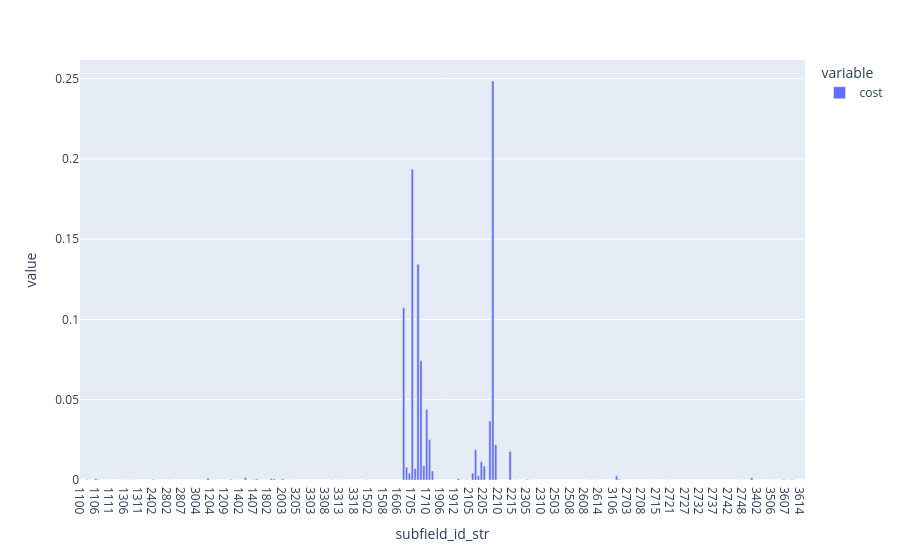

This figure's notebook cell:
### Code cell
px.bar(df_cost_leaves, x="subfield_id_str", y=["cost"], hover_name="subfield_name", barmode="group")

### Figure 1 — Plotly figure (JSON) as saved in the notebook; plotly's stock layout.template omitted (floating-point values rounded to 4 significant figures; data arrays with more than 128 entries replaced by an {"elided": "..."} marker saying what was removed)
{"data": [{"alignmentgroup": "True", "hovertemplate": "<b>%{hovertext}</b><br><br>variable=cost<br>subfield_id_str=%{x}<br>value=%{y}<extra></extra>", "hovertext": {"elided": "252 str values"}, "legendgroup": "cost", "marker": {"color": "#636efa", "pattern": {"shape": ""}}, "name": "cost", "offsetgroup": "cost", "orientation": "v", "showlegend": true, "textposition": "auto", "type": "bar", "x": {"elided": "252 str values"}, "xaxis": "x", "y": {"elided": "252 float values"}, "yaxis": "y"}], "layout": {"barmode": "group", "legend": {"title": {"text": "variable"}, "tracegroupgap": 0}, "margin": {"t": 60}, "xaxis": {"anchor": "y", "domain": [0, 1], "title": {"text": "subfield_id_str"}}, "yaxis": {"anchor": "x", "domain": [0, 1], "title": {"text": "value"}}}}
